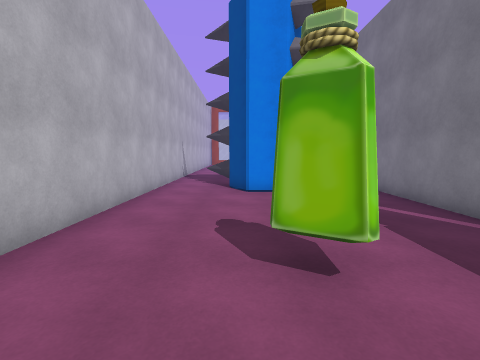
view 1 (above)

15 first-person views from a walk through a scene from a Unity 3-D project. The camera is 1.5 m above the floor, tilts 6° down and sees 85° across. The floor is counted in squares, 1 m on a side. Each view is taken from the middle of a square. On the plan, view 1 faces up. The plan holds only what a view shows up to about 14 squares ahead; the rest is blank. The place goes on beyond the plan. The player character is not drawn.

view 2
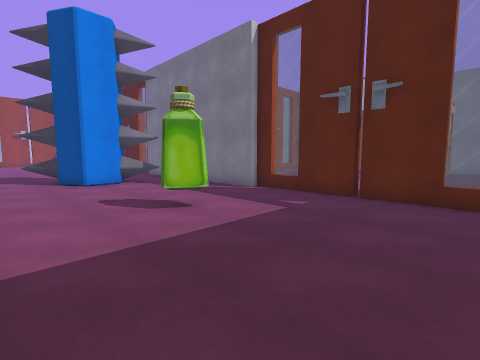

view 3
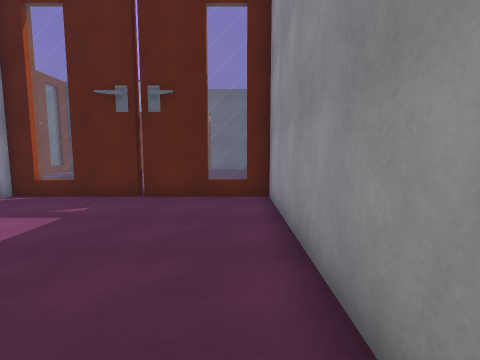

view 4
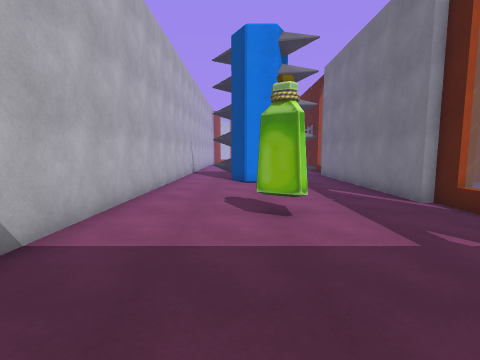

view 5
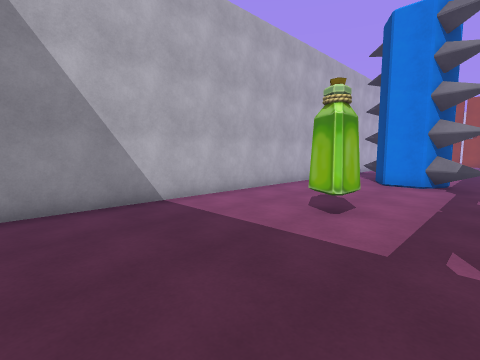

view 6
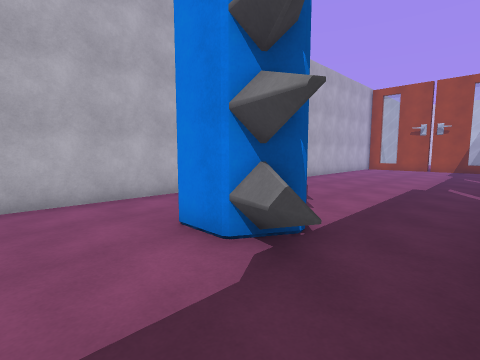

view 7
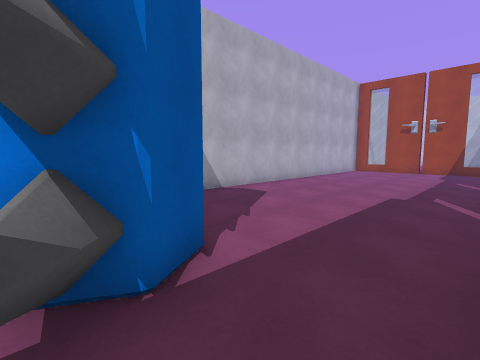

view 8
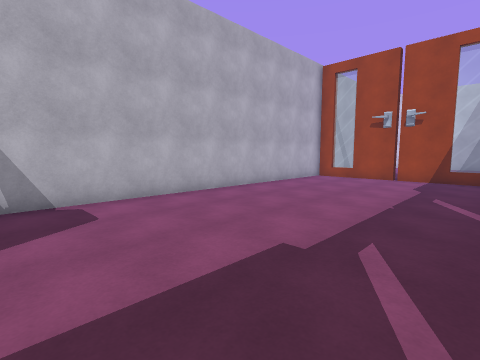

view 9
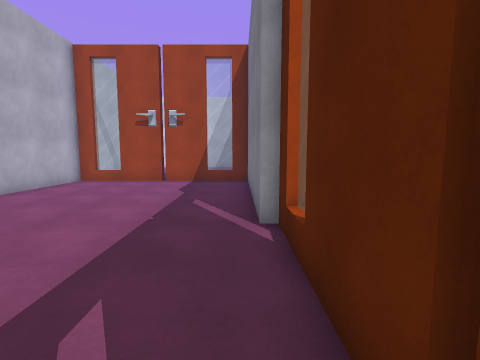

view 10
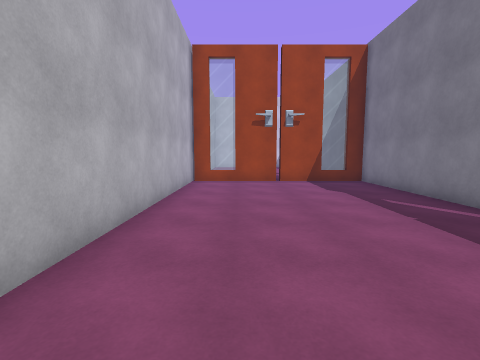

view 11
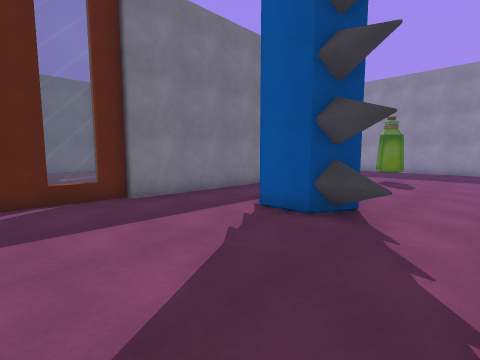

view 12
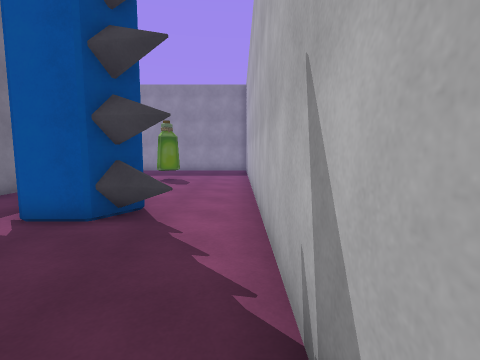

view 13
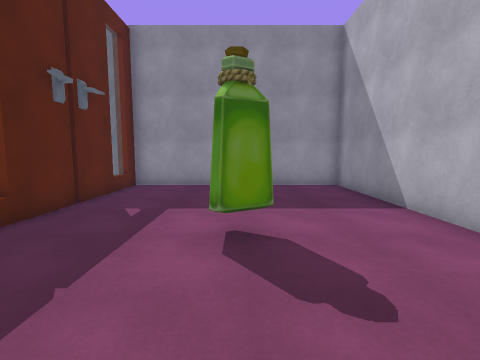

view 14
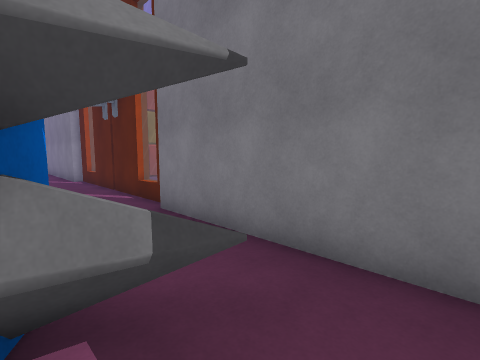

view 15
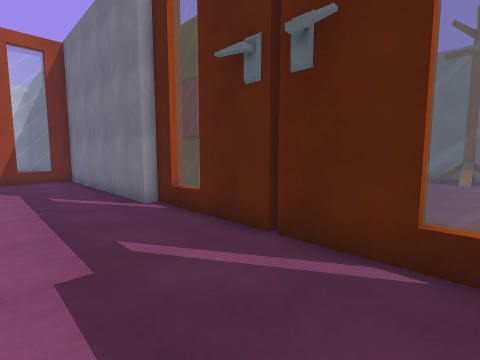

### Floor plan
Points are (right, up) in squares from view 1. A wall is a line through its corners. A room is listed if a view was taken in it or the views show most of it. See-through windows are left out.
Room 1 (views 1, 2, 3, 4, 5, 6, 13, 14)
walls: (5.4, 4.7) (5.4, 9.6); (1.8, 9.9) (0.3, 9.9) (-0.5, 11.2); (3.7, 9.6) (1.7, 10.1); (2.7, 10.1) (1.9, 10.2); (-3.5, 10.4) (-3.5, -4) (5.8, -4) (5.8, 4.7); (-0.3, 11.7) (-0.8, 12.2)
low walls: (-0.4, 11.4) (-1.5, 12.7)
ways out: opening at (-2.5, 11.5) to room 2; opening at (1, 11) to room 2; opening at (5, 10) to room 2; gap at (6, 0)
objects: other object (1, 3)
Room 2 (views 7, 8, 9, 10, 11, 12, 15)
walls: (5.4, 23.4) (5.4, 31.7) (-3.4, 31.7); (5.8, 19) (5.8, 23.4); (5.8, 14.5) (5.8, 18.9); (-1.7, 12.6) (0.3, 12.2); (-0.8, 12.2) (0.1, 12); (2, 12) (2.5, 11.2) (1.8, 9.9); (-0.5, 11.2) (0.3, 12.5) (1, 12.5); (2.3, 11) (3.3, 10); (2.2, 10.7) (2.7, 10.1); (-3.5, 32.1) (-3.5, 10.4); (5.4, 9.6) (5.4, 14.5)
ways out: opening at (-2.5, 11.5) to room 1; opening at (1, 11) to room 1; opening at (5, 10) to room 1; gap at (1, 32); gap at (6, 19)

Positions as (right, up) in squares from view 1, and headings:
1: (0, 0), facing up
2: (-3, -3), facing up-right
3: (-3, -3), facing right
4: (0, -3), facing up
5: (4, -3), facing up-left
6: (5, 7), facing up-left
7: (5, 10), facing up-left
8: (5, 16), facing up-left
9: (5, 18), facing up
10: (-1, 18), facing up
11: (-3, 18), facing down-right
12: (-3, 18), facing down
13: (1, 8), facing down
14: (2, 8), facing up-right
15: (2, 16), facing up-right
